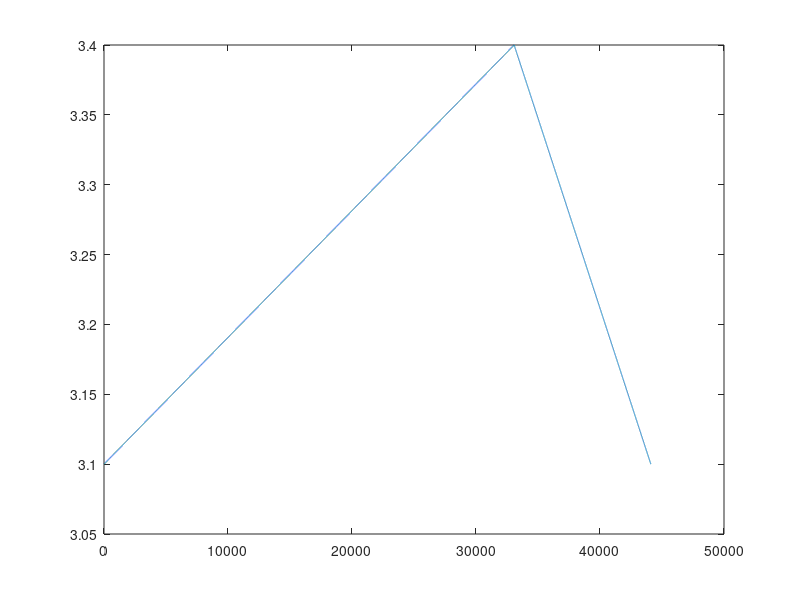

Reproduce this figure in MATLAB.
close all;
clear;
clc;


sample_rate=44100;
speed=10;
dutyCycle=0.75;
lfoIndex=0:sample_rate/speed;
% lfoValue = sin(2 * 3.14 * speed * lfoIndex / sample_rate) * 0.15 + 3.25;
% lfoValue = 2 * 0.3 * abs(speed*lfoIndex/sample_rate - floor(speed*lfoIndex/sample_rate + 0.5))+3.25-0.15;

lfoValue=zeros(1,sample_rate);

for lfoIndex=1:sample_rate+1
    index=lfoIndex/sample_rate;
    if (index < dutyCycle) 
        lfoValue(lfoIndex)= (index*0.3) / dutyCycle+3.1;
    
    else 
        lfoValue(lfoIndex)=  0.3 / (1 - dutyCycle)*(-index + 1)+3.1;
   
    end
end
lfoIndex=1:sample_rate+1;
plot(lfoIndex,lfoValue);